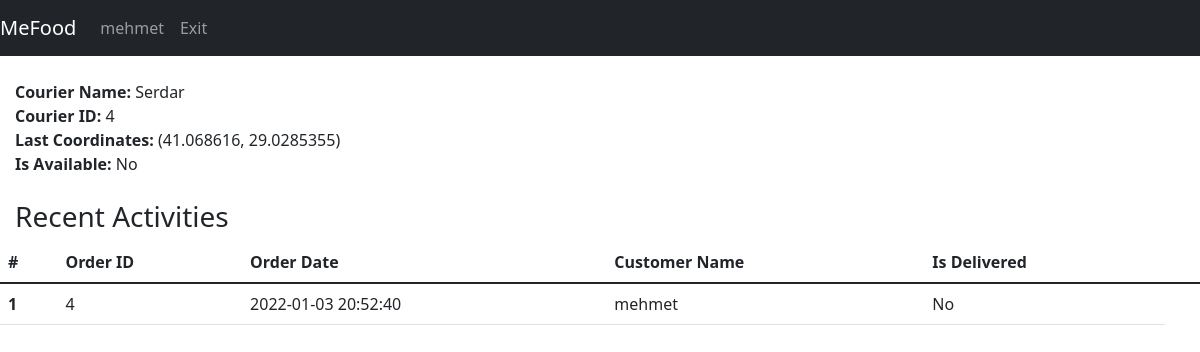
/courierDetail?courier=4 (signed in), run on an earlier commit of the app's database.
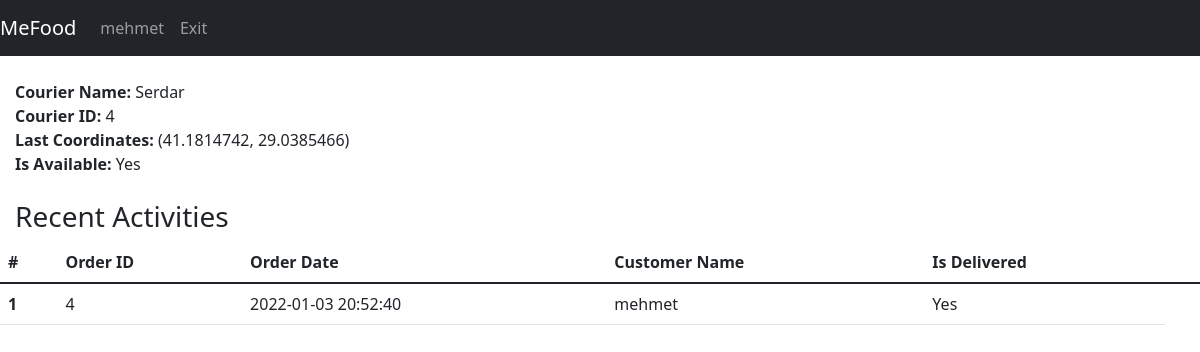
And on a later commit of the database.
### tables this page shows
CREATE TABLE couriers(id INTEGER PRIMARY KEY,name TEXT,is_available TEXT,lat REAL,lng, orderId int REFERENCES foodOrder(id) ON UPDATE CASCADE);

### app.py (the view)
@app.route("/courierDetail", methods=["GET"])
def courierDetail():
    with sqlite3.connect(DATABASE) as database:
        cursor = database.cursor()
    couirerID = request.args.get('courier', default=1, type=int)
    command = "SELECT count(*) FROM foodOrder WHERE foodOrder.courierID ="+str(couirerID)
    cursor.execute(command)
    totalCourierOrder = int(cursor.fetchall()[0][0])
    if totalCourierOrder == 0:
        cursor.execute("SELECT couriers.id,  couriers.name, is_available, couriers.lat, couriers.lng FROM couriers WHERE couriers.id = (?)", (couirerID,))
        query = cursor.fetchall()
        print("Detail:",query)
    else:
        cursor.execute("SELECT couriers.id, couriers.name, is_available, couriers.lat, couriers.lng, foodOrder.is_delivered, foodOrder.orderDate, users.username, foodOrder.id "
                       "FROM couriers INNER JOIN users,foodOrder ON couriers.id = (?) and foodOrder.courierID = (?) and foodOrder.userUserName = users.username", (couirerID,couirerID))
        query = cursor.fetchall()
        print("Detail:",query)
    return render_template("admin/list_operations/courier_detail.html", username=session["username"], data=query, totalOrder=totalCourierOrder)

### templates/admin/list_operations/courier_detail.html (shortened to what this page needs)
{% extends 'base.html' %}
{% block navbar %}
<nav class="navbar navbar-expand-lg navbar-dark bg-dark">
    <a class="navbar-brand" href="#">MeFood</a>
    <div class="collapse navbar-collapse" id="navbarNav">
        <ul class="navbar-nav">
          <li class="nav-item active"><a class="nav-link" href="/">{{username}}</a></li>
          <li class="nav-item active"><a class="nav-link" href="/exit">Exit</a></li>
        </ul>
    </div>
</nav>
{% endblock %}
{% block body %}
    <div style="padding-left: 15px">
        <br>
        <b>Courier Name: </b>{{ data[0][1] }}<br>
        <b>Courier ID: </b>{{ data[0][0] }}<br>
        <b>Last Coordinates: </b>({{ data[0][3] }}, {{ data[0][4] }})<br>
        <b>Is Available: </b>
        {% if data[0][2] == '0' %}
            No
        {% else %}
            Yes
        {% endif %}
    </div><br>
    {% if totalOrder != 0 %}
        <div style="padding-left: 15px">
            <h3>Recent Activities</h3>
        </div>
        <table class="table">
          <thead class="thead-dark">
            <tr>
                <th scope="col">#</th>
                <th scope="col">Order ID</th>
                <th scope="col">Order Date</th>
                <th scope="col">Customer Name</th>
                <th scope="col">Is Delivered</th>
                <th scope="col"></th>
            </tr>
          </thead>
          <tbody>
            {%for i in range(data|length)%}
                    <tr>
                      <th scope="row">{{ i+1 }}</th>
                      <td>{{ data[i][8] }}</td>
                      <td>{{ data[i][6] }}</td>
                      <td>{{ data[i][7] }}</td>
                        {% if data[i][2] == '0' %}
                            <td>No</td>
                        {% else %}
                            <td>Yes</td>
                        {% endif %}
                    </tr>
            {%endfor%}
          </tbody>
        </table>
    {% else %}
        <div style="padding-left: 15px">
            <h5>Courier Does Not Have Any Previous Order</h5>
        </div>
    {% endif %}
{% endblock %}

What changed in the data, as far as the page shows it:
changed couriers "Serdar": lat "41.068616" → "41.1814742"; lng "29.0285355" → "29.0385466"; is_available "0" → "1" (drawn)
Also different on the page:
text no longer shown: "No"
text now shown: "Yes"
list line gone: "No"
new list line: "Yes"
